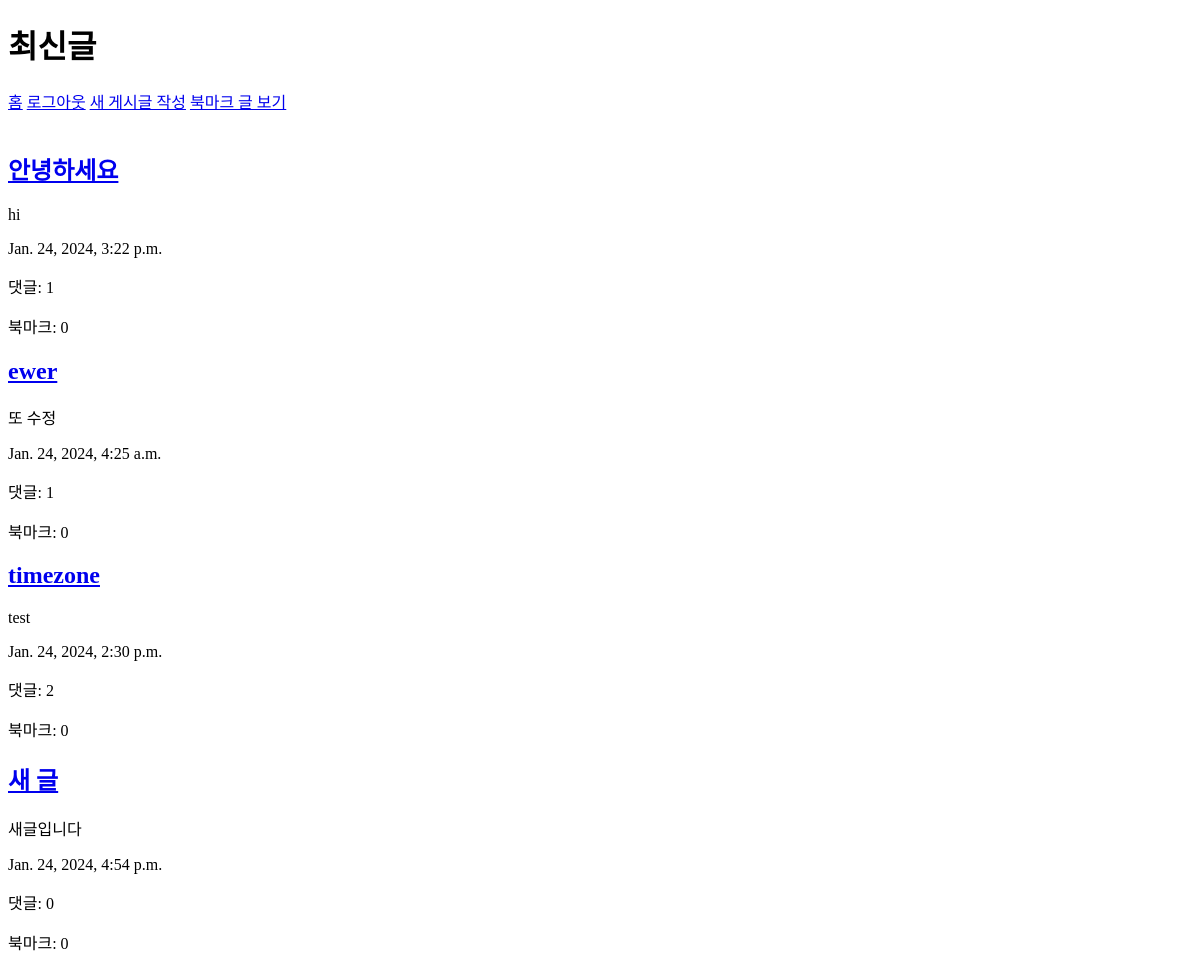
/board/post_list, run on an earlier commit of the app's database.
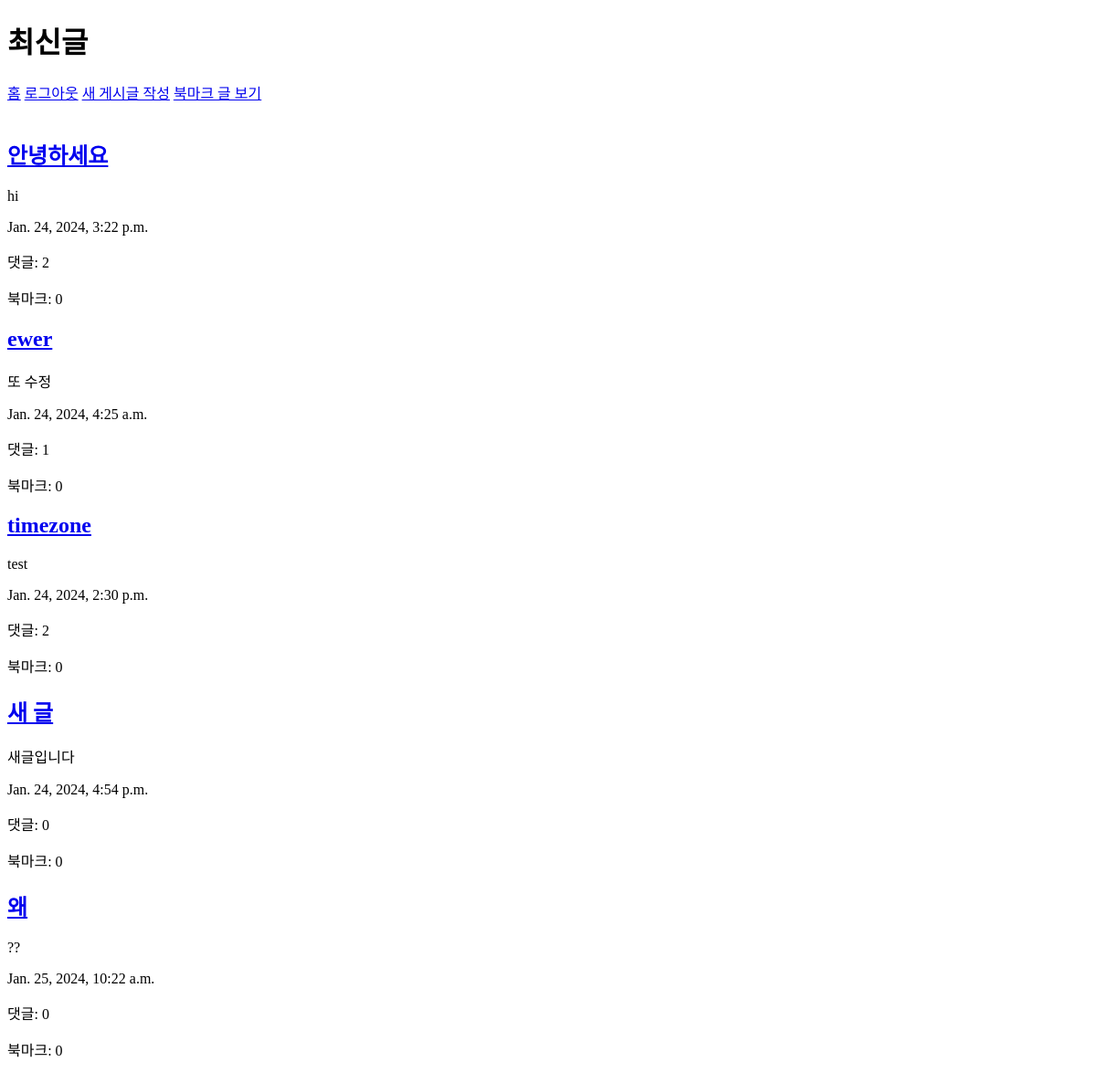
And on a later commit of the database.
### board/models.py (models this page shows)
class Post(models.Model):
    author = models.ForeignKey(User, null=True, on_delete=models.CASCADE)                     # 작성자
    title = models.CharField(max_length=200)                                                  # 제목
    content = models.TextField()                                                              # 내용
    bookmarked = models.ManyToManyField(User, related_name='bookmarked_posts', blank=True) # 북마크
    created_at = models.DateTimeField(auto_now_add=True)                                      # 작성일
    updated_at = models.DateTimeField(auto_now=True)                                          # 수정일
    class Meta:
        ordering = ['-created_at']

### board/views.py (the view)
# urls.py: path('post_list', views.post_list, name='post_list'),
def post_list(request):
    posts = Post.objects.annotate(bookmark_count=Count('bookmarked'))
    current_user = request.user
    if current_user.is_authenticated:
        context = {
            'posts': posts,
            'current_user_nickname': current_user.nickname,
            'current_user_profile_pic': current_user.profile_pic.url if current_user.profile_pic else None,
            'current_user_user_type': current_user.user_type,
        }
    else:
        context = {
            'posts': posts,
            'current_user_nickname': None,
            'current_user_profile_pic': None,
            'current_user_user_type': None,
        }
    return render(request, 'post_list.html', context)

### board/templates/post_list.html (shortened to what this page needs)
<!DOCTYPE html>
<html>
<head>
</head>
<body>
    <h1>최신글</h1>
    <a href="{% url 'home' %}">홈</a>
    <a href="{% url 'logout' %}">로그아웃</a>
    <a href="{% url 'post_create' %}">새 게시글 작성</a>
    <a href="{% url 'bookmarked_posts' %}">북마크 글 보기</a>
    <br><br>
    {% for post in posts %}
    <div>
        <h2><a href="{% url 'post_detail' post_id=post.pk %}">{{ post.title }}</a></h2>
        <p>{{ post.content }}</p>
        <p>{{ post.created_at }}</p>
        <p>댓글: {{ post.comments.all.count }}</p>
        <p>북마크: {{ post.bookmark_count }}</p>
    </div>
    {% endfor %}
    <br><br>
</body>
</html>

What changed in the data, as far as the page shows it:
computed for Post "안녕하세요": comments.all.count "1" → "2"
added Post: title "왜", content "??", created_at "Jan. 25, 2024, 10:22 a.m.", comments.all.count "0", bookmark_count "0"
